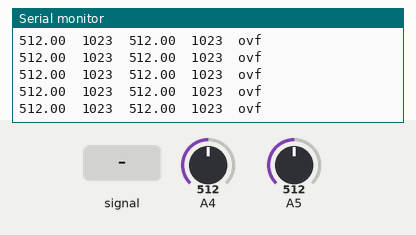
A sketch run on a simulated Arduino Uno, built with avr-gcc and run on an emulated ATmega328P. Shown: the last lines printed to the serial monitor. Inputs (shaded band) come from the test bench; at power-on: A4 = 512, A5 = 512.

Above: at 1.3 s.
1.4 s: A4 fed a 200 Hz sine of ±81 counts around its level
At 1.9 s:
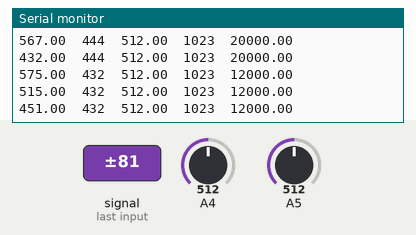
2.9 s: A4 set to 716
At 3.4 s:
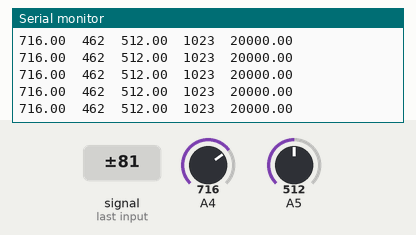
5.9 s: A5 set to 306
At 6.4 s:
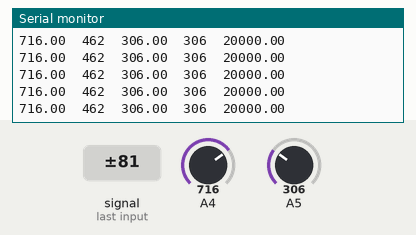
Timing chart, 0 to 7.8 s (numbered marks = the images above; inputs shaded):
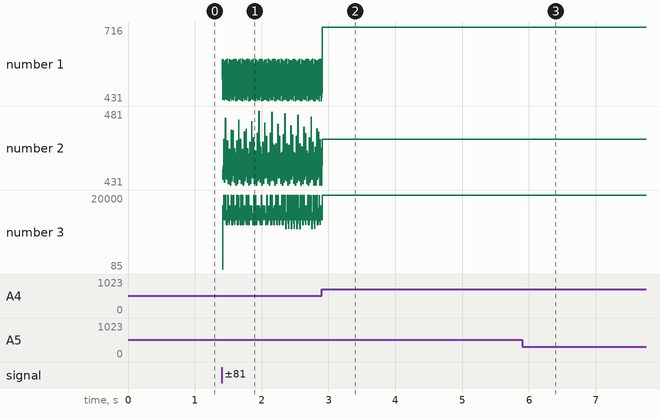

The sketch:

arduino-analogread-freerunning-part2.v0.r2.ino
```cpp
// Testing interrupt-based analog reading
// ATMega328p

// Note, many macro values are defined in <avr/io.h> and
// <avr/interrupts.h>, which are included automatically by
// the Arduino interface


volatile int readFlag;      // High when a value is ready to be read
volatile int analogVal_ADC4;     // Value to store analog result from ADC4
volatile int analogVal_ADC5;     // Value to store analog result from ADC5

#define sensor1 4           // left pressure sensor
#define sensor2 5           // right pressure sensor

#define DEBUG // toogle debug: uncomment-> debug ON

// Generally, you should use "unsigned long" for variables that hold time
// The value will quickly become too large for an int to store
unsigned long TimeStamp = 0;
unsigned long previousTimeStampMin = 0;
unsigned long TimeStampTemp = 0;
unsigned long TimeStampMin = 20000;
unsigned long TimeStampDiff = 0;

float RPM;

int PressureLeft = 1023;
int previousPressureLeft = 1023;
int PressureLeftTemp = 1023;
int PressureLeftMin = 1023;
float PressureLeftFiltered = 1023;

int PressureRight = 1023;
int previousPressureRight = 1023;
int PressureRightTemp = 1023;
int PressureRightMin = 1023;
float PressureRightFiltered = 1023;

int DifferenceLeft = 0;
int DifferenceRight = 0;

const int RANGE = 3;

#ifndef cbi
#define cbi(sfr, bit) (_SFR_BYTE(sfr) &= ~_BV(bit))
#endif
#ifndef sbi
#define sbi(sfr, bit) (_SFR_BYTE(sfr) |= _BV(bit))
#endif


void setup() {
  Serial.begin(115200);

  pinMode(sensor1, INPUT);
  pinMode(sensor2, INPUT);

  // clear ADLAR in ADMUX (0x7C) to right-adjust the result
  // ADCL will contain lower 8 bits, ADCH upper 2 (in last two bits)
  cbi(ADMUX, ADLAR);

  // Set REFS1..0 in ADMUX (0x7C) to change reference voltage to the
  // proper source (01)
  sbi(ADMUX, REFS0);
  cbi(ADMUX, REFS1);

  // Set MUX3..0 in ADMUX (0x7C) to read from ADC4 (0100)
  cbi(ADMUX, MUX3);
  sbi(ADMUX, MUX2);
  cbi(ADMUX, MUX1);
  cbi(ADMUX, MUX0);

  // Set ADEN in ADCSRA (0x7A) to enable the ADC.
  sbi(ADCSRA, ADEN);  // enable ADC

  // Set ADATE in ADCSRA (0x7A) to enable auto-triggering.
  sbi(ADCSRA, ADATE); // enable auto trigger

  // Clear ADTS2..0 in ADCSRB (0x7B) to set trigger mode to free running (000).
  // This means that as soon as an ADC has finished, the next will be
  // immediately started.
  cbi(ADCSRB, ADTS2);
  cbi(ADCSRB, ADTS1);
  cbi(ADCSRB, ADTS0);

  // Set ADPS2:0: ADC Prescaler Select Bits to 128 (111) (16000KHz/128 = 125KHz)
  // Above 200KHz 10-bit results are not reliable.
  sbi(ADCSRA, ADPS2);
  sbi(ADCSRA, ADPS1);
  sbi(ADCSRA, ADPS0);

  // Set ADIE in ADCSRA (0x7A) to enable the ADC interrupt.
  // Without this, the internal interrupt will not trigger.
  sbi(ADCSRA, ADIE);  // enable ADC interrupt when measurement complete

  // Enable global interrupts
  // AVR macro included in <avr/interrupts.h>, which the Arduino IDE
  // supplies by default.
  sei();

  // Kick off the first ADC
  readFlag = 0;

  // Set ADSC: ADC Start Conversion in ADCSRA (0x7A) to start the ADC conversion
  sbi(ADCSRA, ADSC);  // start ADC measurements

  delay(100);

  // determine difference between senor values
  // get some values and find the lowest value
  for (int i=0; i <= 1000; i++){
    PressureLeft = analogVal_ADC4;
    PressureRight = analogVal_ADC5;
    if (PressureLeft < previousPressureLeft) {
      previousPressureLeft = PressureLeft;  // store the lowest value
    }
    if (PressureRight < previousPressureRight) {
      previousPressureRight = PressureRight;  // store the lowest value
    }
  }

  // compare the lowest values of ADC4 and ADC5, then calculating the difference
  if (previousPressureLeft > previousPressureRight){
    DifferenceRight = previousPressureLeft - previousPressureRight;
  } else {
    DifferenceLeft = previousPressureRight - previousPressureLeft;
  }
}


// Interrupt service routine for the ADC completion
ISR(ADC_vect){
  // toggling analog input pin between 4 (A4) and 5 (A5)
  if (ADMUX == 0x44) {
    // Must read low first
    analogVal_ADC4 = ADCL | (ADCH << 8);
    // Set MUX3..0 in ADMUX (0x7C) to read from ADC4 (0100) to read from ACD5 (0101)
    sbi(ADMUX, MUX0);
  } else if (ADMUX == 0x45){
    // Must read low first
    analogVal_ADC5 = ADCL | (ADCH << 8);
    // Set MUX3..0 in ADMUX (0x7C) to read from ADC5 (0101) to read from ACD5 (0100)
    cbi(ADMUX, MUX0);
  }
}


void loop(){
  // calibrate pressure sensors to the same levels
  PressureLeft = analogVal_ADC4 + DifferenceLeft;
  PressureRight = analogVal_ADC5 + DifferenceRight;

  // filter out noise
  if (PressureLeft > (PressureLeftFiltered + RANGE) || PressureLeft < (PressureLeftFiltered - RANGE)) {
    PressureLeftFiltered = PressureLeft;
  }
  if (PressureRight > (PressureRightFiltered + RANGE) || PressureRight < (PressureRightFiltered - RANGE)) {
    PressureRightFiltered = PressureRight;
  }

  TimeStamp = millis();

  // check for min values
  // The pressure may flutter at the top dead center of the engine.
  // To exclude this range, the measurement only starts at a value below 780.
  if (PressureLeftFiltered < previousPressureLeft && PressureLeftFiltered < 780) {
    PressureLeftTemp = PressureLeftFiltered;
    previousTimeStampMin = TimeStampMin;
    TimeStampTemp = TimeStamp;
  } else {
    PressureLeftMin = PressureLeftTemp;
    TimeStampMin = TimeStampTemp;
    TimeStampDiff = TimeStampMin - previousTimeStampMin;
    // In a four-stroke engine that uses a camshaft, each valve is opened every second
    // rotation of the crankshaft. According to this the camshaft runs with half speed
    // of the crankshaft. Because the time difference is derived from the camshaft (Intake to
    // Intake), we have to multiply by 2 to get the speed of the engine.
    // RPM = (1 / TimeStampDiff) * MSecPerSec * SecPerMin * 2
    //     = (1 / TimeStampDiff) * 1000 * 60 * 2
    //     = (1/ TimeStampDiff) * 120000
    RPM = 120000 / TimeStampDiff;
  }

  if (PressureRightFiltered < previousPressureRight && PressureRightFiltered < 780) {
    PressureRightTemp = PressureRightFiltered;
  } else {
    PressureRightMin = PressureRightTemp;
  }

  #ifdef DEBUG
  Serial.print(PressureLeftFiltered);
  Serial.print("  ");
  #endif
  Serial.print(PressureLeftMin);
  Serial.print("  ");
  #ifdef DEBUG
  Serial.print(PressureRightFiltered);
  Serial.print("  ");
  #endif
  Serial.print(PressureRightMin);
  Serial.print("  ");
  Serial.println(RPM);

  previousPressureLeft = PressureLeftFiltered;
  previousPressureRight = PressureRightFiltered;
}
```

Measured:
- after the input at 1.4 s, the serial monitor: prints a new line at once (image 1)
- after the input at 5.9 s, the serial monitor: prints a new line at once (image 3)
